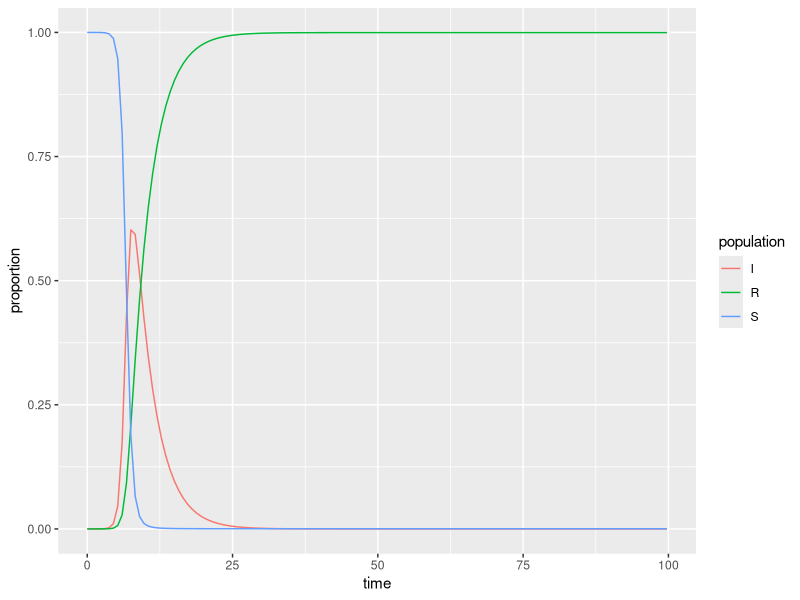

Recreate this plot in R.
## ---- chunk 1
#| message: false
#| warning: false
library(tidyverse)
library(deSolve)
## ---- chunk 2
# Proportion in each compartment: Susceptible 0.999999, Infected 0.000001, Recovered 0 (these are directly from the example linked above) ----
init <- c(S = 1-1e-6, I = 1e-6, R = 0.0)

# beta: infection parameter; gamma: recovery parameter ----
parameters <- c(beta = 2.316, gamma = 0.29)

# time frame ----
times <- seq(0, 100, by = 0.75)
## ---- chunk 3
# Build the function with all ----
sir <- function(time, init, parameters) {

  with(as.list(c(init, parameters)), {
    dS <- -beta * S * I
    dI <-  beta * S * I - gamma * I
    dR <-  gamma * I
    
    return(list(c(dS, dI, dR)))
    
  })
  
}
## ---- chunk 4
# Solve using `deSolve::ode()` ----
approximation <- ode(y = init, times = times, func = sir, parms = parameters)
## ---- chunk 5
# Get output into a data frame ----
approx_df <- as.data.frame(approximation)

# Pivot longer so R will do the work for us ----
approx_long <- approx_df %>% 
  pivot_longer(cols = S:R, names_to = "population", values_to = "proportion")
## ---- chunk 6
ggplot(data = approx_long, aes(x = time, y = proportion)) +
  geom_line(aes(color = population))
